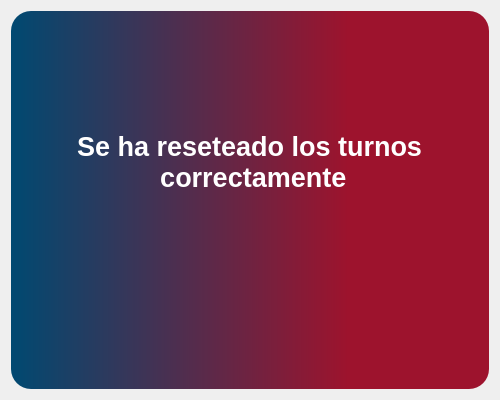
<?xml version="1.0" encoding="UTF-8"?>
<ui version="4.0">
 <class>base</class>
 <widget class="QWidget" name="base">
  <property name="geometry">
   <rect>
    <x>0</x>
    <y>0</y>
    <width>500</width>
    <height>400</height>
   </rect>
  </property>
  <property name="sizePolicy">
   <sizepolicy hsizetype="Fixed" vsizetype="Fixed">
    <horstretch>0</horstretch>
    <verstretch>0</verstretch>
   </sizepolicy>
  </property>
  <property name="minimumSize">
   <size>
    <width>500</width>
    <height>400</height>
   </size>
  </property>
  <property name="maximumSize">
   <size>
    <width>636</width>
    <height>720</height>
   </size>
  </property>
  <property name="windowTitle">
   <string>Form</string>
  </property>
  <property name="styleSheet">
   <string notr="true">#fondo{
background-color: qlineargradient(spread:pad, x1:1, y1:0, x2:0, y2:0, stop:0.295455 rgba(157, 19, 45, 255), stop:1 rgba(0, 73, 113, 255));

	border-radius: 20px;
	
}

#texto{
color: rgb(255, 255, 255);
}
</string>
  </property>
  <layout class="QVBoxLayout" name="verticalLayout">
   <item>
    <widget class="QWidget" name="fondo" native="true">
     <layout class="QVBoxLayout" name="verticalLayout_2">
      <property name="topMargin">
       <number>0</number>
      </property>
      <item alignment="Qt::AlignHCenter|Qt::AlignBottom">
       <widget class="QLabel" name="texto">
        <property name="font">
         <font>
          <pointsize>20</pointsize>
          <bold>true</bold>
         </font>
        </property>
        <property name="text">
         <string>Se ha reseteado los turnos
 correctamente</string>
        </property>
        <property name="alignment">
         <set>Qt::AlignCenter</set>
        </property>
       </widget>
      </item>
      <item alignment="Qt::AlignHCenter">
       <widget class="QLabel" name="imagen">
        <property name="text">
         <string/>
        </property>
        <property name="pixmap">
         <pixmap>:/iconos/img/fondo.png</pixmap>
        </property>
        <property name="scaledContents">
         <bool>false</bool>
        </property>
       </widget>
      </item>
     </layout>
    </widget>
   </item>
  </layout>
 </widget>
 <resources>
  <include location="../Ticketera/pantalla1.qrc"/>
 </resources>
 <connections/>
</ui>
